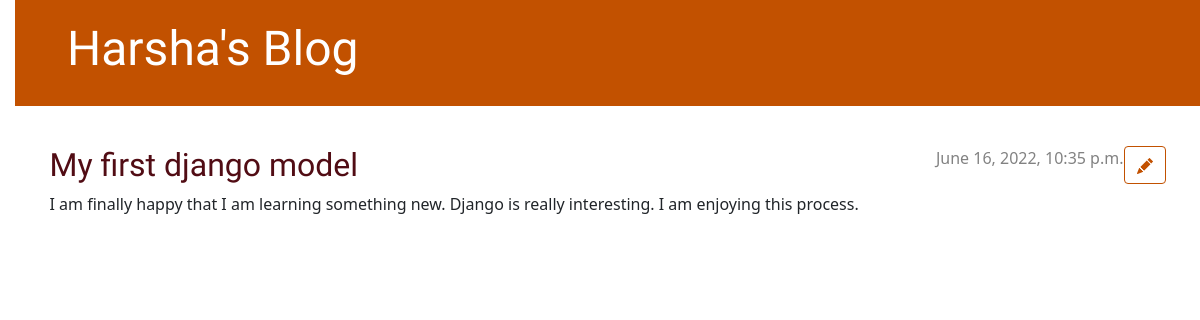
The app's page /post/2/ with its own data.
### blog/models.py (models this page shows, shortened)
class Post(models.Model):
    author = models.ForeignKey(settings.AUTH_USER_MODEL, on_delete= models.CASCADE)
    title = models.CharField(max_length=200)
    text = models.TextField()
    created_date = models.DateTimeField(default=timezone.now)
    published_date = models.DateTimeField(blank=True, null=True)

### blog/views.py (the view)
# urls.py: path('post/<int:pk>/', views.post_detail, name= 'post_detail'),
def post_detail(request, pk):
    post = get_object_or_404(Post, pk=pk)
    return render(request, 'blog/post_detail.html', {'post': post})

### blog/templates/blog/post_detail.html (shortened to what this page needs)
{% extends 'blog/base.html' %}
{% block content %}
    <article class="post">
        <aside class="actions">
            <a class="btn btn-secondary" href="{% url 'post_edit' pk=post.pk %}">
            </a>
        </aside>
        {% if post.published_date %}
            <time class="date">
                {{ post.published_date }}
            </time>
        {% endif %}
        <h2>{{ post.title }}</h2>
        <p>{{ post.text|linebreaksbr }}</p>
    </article>
{% endblock %}

### blog/static/css/blog.css (style rules this page uses)
h1 , h2 { color: #510c14 ; font-family: 'Lobster'; }
body { padding-left: 15px; }
h1,h2,h3,h4 { font-family: 'Lobster', cursive; }
.date { color: #828282; }
.post { margin-bottom: 70px; }
.post > .date, .post > .actions { float: right; }
.btn-secondary, .btn-secondary:visited { color: #C25100; background: none; border-color: #C25100; }

### records on screen
Post: published_date "June 16, 2022, 10:35 p.m.", title "My first django model", text "I am finally happy that I am learning something new. Django is really interesting. I am enjoying this process."
